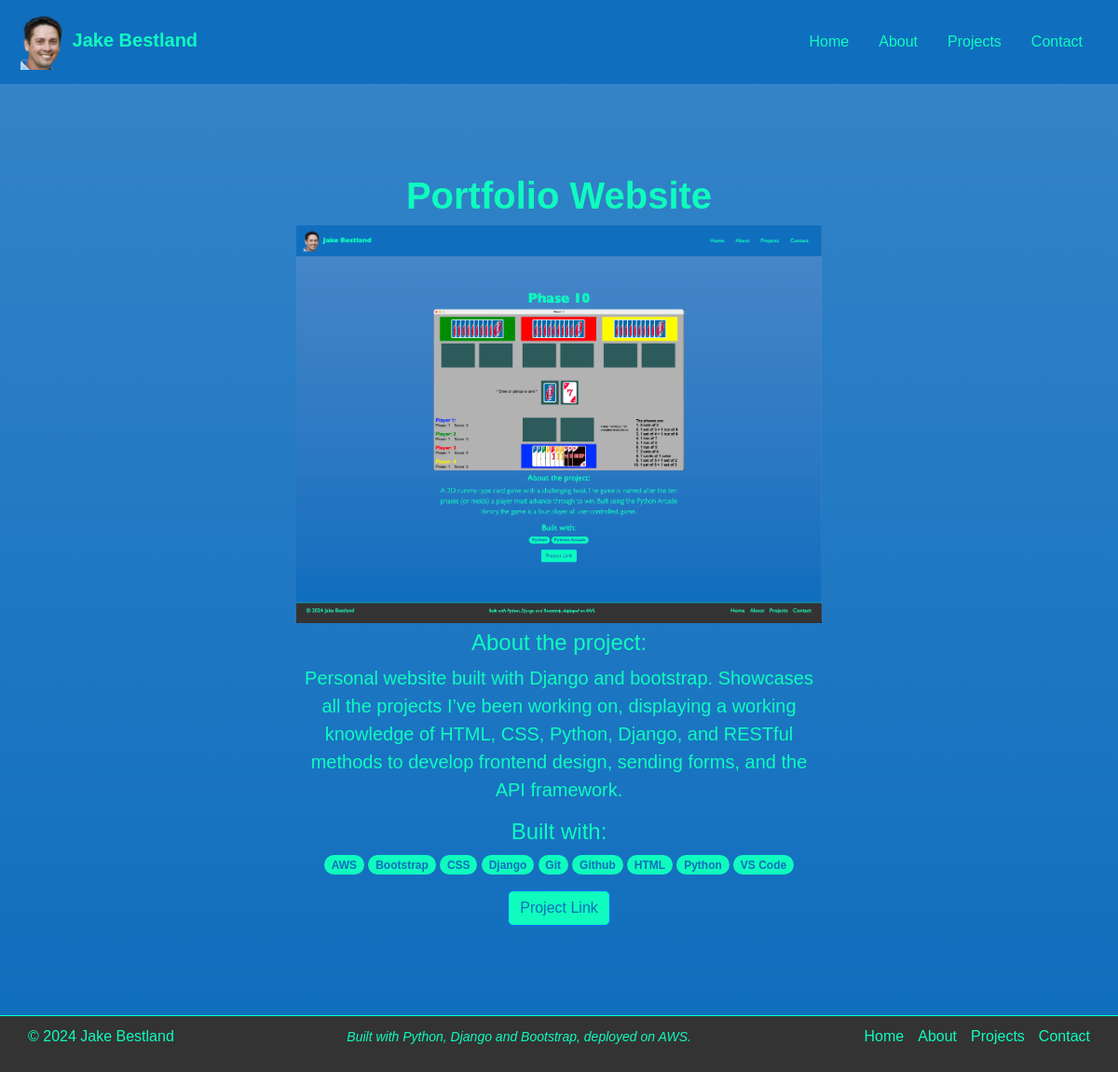
Screenshot of /projects/portfolio-website with the database file from the repository.
### projects/models.py (models this page shows, shortened)
class Project(models.Model):
    title = models.CharField(max_length=100)
    description = models.TextField()
    skill = models.ManyToManyField(Skill, help_text="Select a skill used for this project.")
    slug = models.SlugField(unique=True, null=True, blank=True)
    preview_image = models.ImageField(upload_to='images/previews/', null=True, blank=True)
    animated_gif = models.ImageField(upload_to='images/gifs/', null=True, blank=True)
    link = models.URLField(null=True, blank=True)
    highlight = models.BooleanField(default=False)
    def display_skill(self):
        """Create a string for the Skill.  This is required to display the skill in Admin."""
        return ', '.join(skill.name for skill in self.skill.all())
    def skills_as_list(self):
        return (skill.name for skill in self.skill.all())
    display_skill.short_description = 'Skill'

class Skill(models.Model):
    name = models.CharField(max_length=100, unique=True)
    class Meta:
        ordering = ['name']
        constraints = [
            UniqueConstraint(
                Lower('name'),
                name='skill_name_case_insensitive_unique',
                violation_error_message= "Skill already exists (case insensitive match)"
            ),
        ]

### projects/views.py (the view)
# urls.py: path('projects/<slug:slug>', views.ProjectDetailView.as_view(), name='project_detail'),
class ProjectDetailView(generic.DetailView):
    model = Project
    template_name = 'projects/detail.html'

### projects/templates/projects/detail.html (shortened to what this page needs)
{% extends "base.html" %}
{% load static %}
{% block content %}
    <div class="px-4 py-5 text-center bg-gradient">
        <div class="row py-lg-5">
          <div class="col-lg-6 col-md-8 mx-auto">
            <h1 class="fw-normal"><strong>{{ project.title }}</strong></h1>
            <div class="gif-container d-inline-block">
              {% if project.preview_image %}
              <img src="{{ project.preview_image.url }}" class="img-fluid preview" alt="Static Preview" width="100%" height="75%">
              {% endif %}
            </div>
            <h4>About the project:</h4>
            <p class="lead">{{ project.description }}</p>
            <h4>Built with:</h4>
            <p>
                {% for skill in project.skills_as_list %}
                <span class="badge rounded-pill" style="background-color: #0FFCBE; color: #106EBE;">{{ skill }}</span>
                {% endfor %}
            </p>
            {% if project.link %}
            <a href="{{ project.link }}" class="btn btn-primary" style="background-color: #0FFCBE; color: #106EBE;" target="_blank">Project Link</a>
            {% endif %}
          </div>
        </div>
      </div>
{% endblock %}

### projects/static/projects/css/style.css (style rules this page uses)
html, body { margin: 0; padding: 0; height: 100%; overflow-y: auto; }
body { background-color: #106EBE; color: #0FFCBE; font-family: "Gill Sans", sans-serif; display: flex; flex-direction: column; min-height: 100vh; }
.navbar-brand, .nav-link, a { color: #0FFCBE; }
.gif-container img.preview { display: block; }

### rows the page displays
Project: title "Portfolio Website", preview_image (picture), description "Personal website built with Django and bootstrap. Showcases all the projects I’ve been working on, displaying a working knowledge of HTML, CSS, Python, Django, and RESTful methods to develop frontend design, sending forms, and the API framework."
Skill: skills_as_list "AWS"
Skill: skills_as_list "Bootstrap"
Skill: skills_as_list "CSS"
Skill: skills_as_list "Django"
Skill: skills_as_list "Git"
Skill: skills_as_list "Github"
Skill: skills_as_list "HTML"
Skill: skills_as_list "Python"
Skill: skills_as_list "VS Code"
